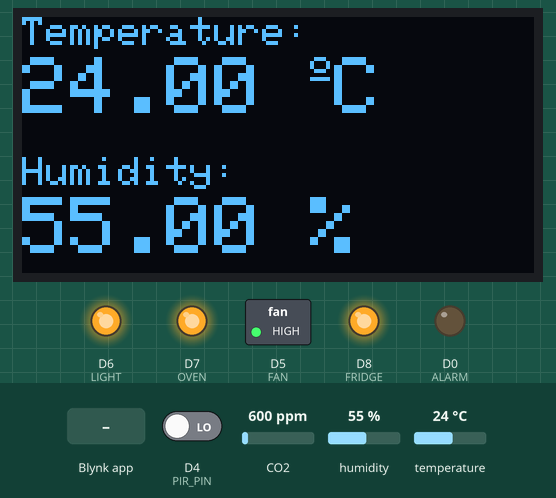
This sketch was run on a simulated ESP8266 (NodeMCU). On the bench: 128×64 one-colour display, switched loads named in the sketch (green lamp = pin HIGH), output pins drawn as LEDs (lit = HIGH). The inputs (shaded band) are chosen by the test bench; at power-on: CO2 600 ppm, D4 (PIR_PIN) LOW, humidity 55 %, temperature 24 °C. WiFi joins after 1.5 s; servers stay silent unless stated; what the sketch prints to the serial monitor is not drawn.

Above: at 5.0 s.
5.1 s: Blynk app writes 1 to V3
At 11.3 s:
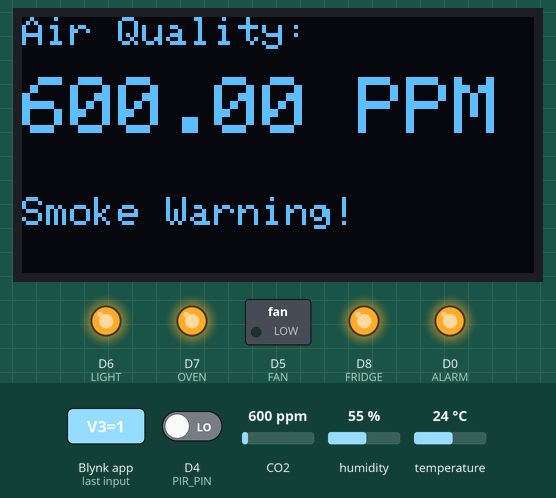
15.5 s: Blynk app writes 1 to V4
At 16.9 s:
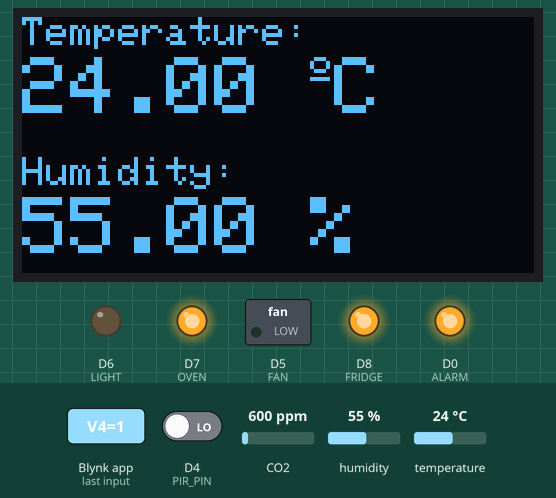
25.7 s: Blynk app writes 0 to V3
At 29.8 s:
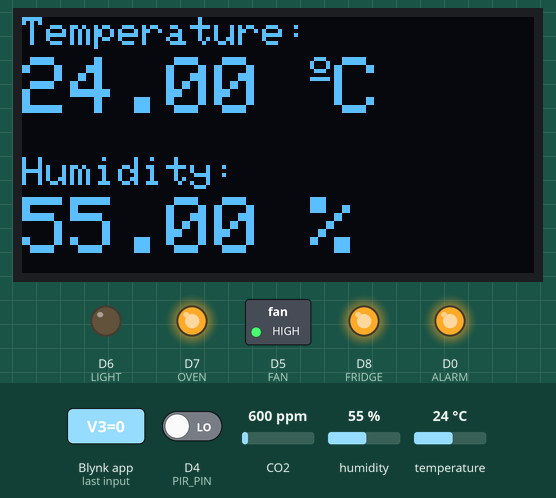
36.6 s: CO2 set to 452 ppm
At 39.3 s:
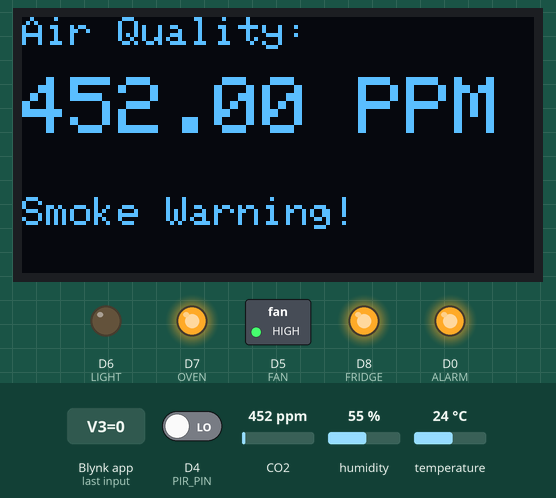
42.0 s: Blynk app writes 1 to V5
At 44.9 s:
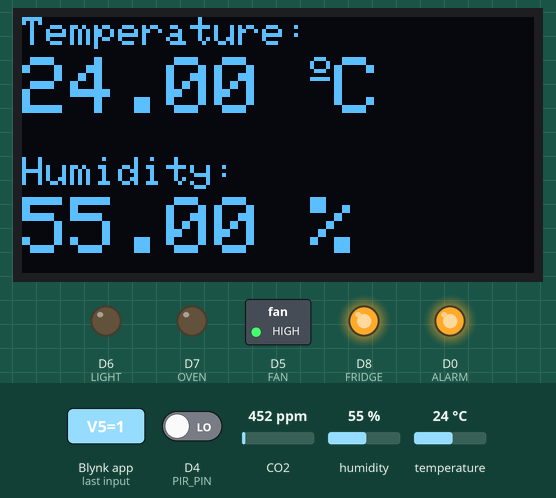
52.9 s: Blynk app writes 0 to V4
At 57.8 s:
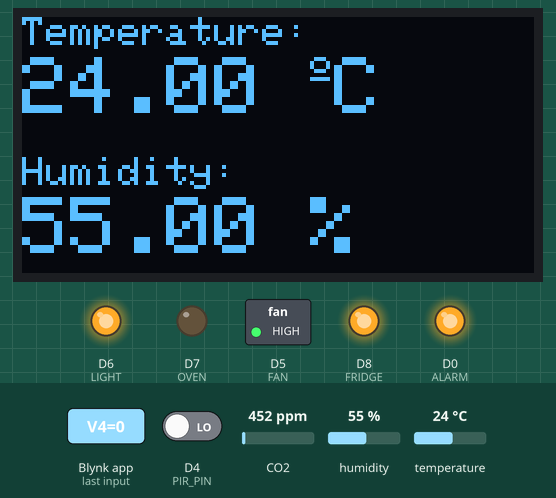
Timing chart, 0 to 59.3 s (numbered marks = the images above; inputs shaded):
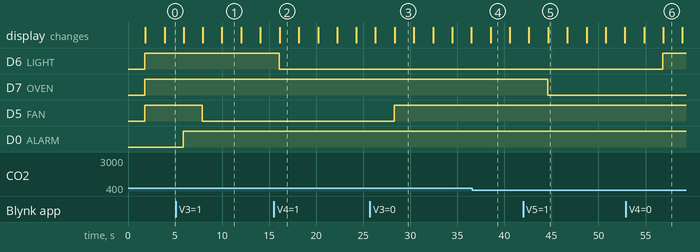

The sketch:

mc_assignment.ino
```cpp
// Connections
// OLED  D1 - SCL, D2 - SDA
// DHT D3
// MQ135 A0
// PIR D4
// EXHAUST FAN, BUZZER D0
// RELAYS FAN D5, LIGHT D6, OVEN D7, FRIDGE D8

#include <DHT.h>
#include <Wire.h>
#include <Adafruit_GFX.h>
#include <Adafruit_SSD1306.h>
#include <Adafruit_Sensor.h>
#include <MQ135.h>
#include <BlynkSimpleEsp8266.h>
#include <ESP8266WiFi.h>


// Blynk
#define BLYNK_AUTH_TOKEN ""

// WIFI
#define SSID ""
#define PW ""

// Blynk Virtual Pins
// V0 Temperature, V1 Humidity, V2 AQ, V3 Fan, V4 Light
// V5 Oven, V6 Fridge, V7 Alarm, V8 Person Detected

// Relay
#define FAN D5
#define LIGHT D6
#define OVEN D7
#define FRIDGE D8

// Time delay in ms
const int DELAY = 2000;

// OLED
#define SCREEN_WIDTH 128
#define SCREEN_HEIGHT 64

Adafruit_SSD1306 display(SCREEN_WIDTH, SCREEN_HEIGHT, &Wire, -1);

// DHT
#define DHT_PIN D3
#define DHT_TYPE DHT11
DHT dht(DHT_PIN, DHT_TYPE);

// MQ135
#define MQ_PIN A0
MQ135 gasSensor = MQ135(MQ_PIN);
int ALARM_STATE;
const int AQ_LIMIT =  5;

// Exhaust Fan and Buzzer
#define ALARM D0

// PIR
#define PIR_PIN D4
int PIR_VALUE = 0;


// First time setup
void setup()
{
  Serial.begin(9600);

  Blynk.begin(BLYNK_AUTH_TOKEN, SSID, PW);

  // Configure IO pins
  pinMode(PIR_PIN, INPUT);
  pinMode(ALARM, OUTPUT);
  pinMode(FAN, OUTPUT);
  pinMode(LIGHT, OUTPUT);
  pinMode(OVEN, OUTPUT);
  pinMode(FRIDGE, OUTPUT);

  digitalWrite(ALARM, LOW);
  digitalWrite(FAN, HIGH);
  digitalWrite(LIGHT, HIGH);
  digitalWrite(OVEN, HIGH);
  digitalWrite(FRIDGE, HIGH);

  dht.begin();
  // Loop infinitely until connection is established with OLED
  if(!display.begin(SSD1306_SWITCHCAPVCC, 0x3C))
  {
    Serial.println(F("SSD1306 allocation failed"));
    for(;;);
  }

  delay(DELAY);

  display.clearDisplay();
  display.setTextColor(WHITE);
}


// Blynk State Syncing
BLYNK_CONNECTED()
{
  Blynk.syncVirtual(V3);  // will cause BLYNK_WRITE to be executed
  Blynk.syncVirtual(V4);
  Blynk.syncVirtual(V5);
  Blynk.syncVirtual(V6);
}


// Repeatedly call
void loop()
{
  Blynk.run();

  dht_run();
  delay(DELAY);

  display.clearDisplay();

  mq_run();
  delay(DELAY);

  pir_run();

  display.clearDisplay();
}


void dht_run()
{
  float h = dht.readHumidity();
  float t = dht.readTemperature();
  if (isnan(h) || isnan(t))
  {
    Serial.println(F("Failed to read from DHT sensor!"));
    return;
  }

  Serial.print("Temperature in C: ");
  Serial.println((dht.readTemperature()));
  Serial.print("Humidity in %: ");
  Serial.println((dht.readHumidity()));

  // Blynk display
  Blynk.virtualWrite(V0, t);
  Blynk.virtualWrite(V1, h);

  // OLED Display temperature
  display.setTextSize(1);
  display.setCursor(0, 0);
  display.print("Temperature: ");
  display.setTextSize(2);
  display.setCursor(0, 10);
  display.print(t);
  display.print(" ");
  display.setTextSize(1);
  display.cp437(true);
  display.write(167);
  display.setTextSize(2);
  display.print("C");

  // OLED Display humidity
  display.setTextSize(1);
  display.setCursor(0, 35);
  display.print("Humidity: ");
  display.setTextSize(2);
  display.setCursor(0, 45);
  display.print(h);
  display.print(" %");

  display.display();
}


void mq_run()
{
  float AQI = gasSensor.getPPM();
  Serial.print("Air Quality in PPM: ");
  Serial.println(AQI);

  // Blynk display air quality
  Blynk.virtualWrite(V2, AQI);

  // OLED display air quality
  display.setTextSize(1);
  display.setCursor(0, 0);
  display.print("Air Quality: ");
  display.setTextSize(2);
  display.setCursor(0, 15);
  display.print(AQI);
  display.print(" PPM");

  if(AQI > AQ_LIMIT)
  {
    Serial.println("Smoke Detected!!!");
    display.setTextSize(1);
    display.setCursor(0, 45);
    display.print("Smoke Warning!");
    digitalWrite(ALARM, HIGH);
    Blynk.virtualWrite(V7, 1);
  }
  else
  {
    digitalWrite(ALARM, LOW);
    Blynk.virtualWrite(V7, 0);
  }

  display.display();
}


void pir_run()
{
  PIR_VALUE = digitalRead(PIR_PIN);

  if (PIR_VALUE == 1)
  {
    Serial.println("Motion Detected");
    Blynk.virtualWrite(V8, 1);
  }
  else if (PIR_VALUE == 0)
  {
    Serial.println("No Motion");
    Blynk.virtualWrite(V8, 0);
  }
}

// Fan
BLYNK_WRITE(V3) // Executes when the value of virtual pin changes
{
  if(param.asInt() == 1)
  {
    // execute this code if the switch widget is now ON
    digitalWrite(FAN, LOW);  // Set digital pin 2 HIGH
  }
  else
  {
    // execute this code if the switch widget is now OFF
    digitalWrite(FAN, HIGH);
  }
}

// Light
BLYNK_WRITE(V4) // Executes when the value of virtual pin changes
{
  if(param.asInt() == 1)
  {
    // execute this code if the switch widget is now ON
    digitalWrite(LIGHT, LOW);  // Set digital pin 2 HIGH
  }
  else
  {
    // execute this code if the switch widget is now OFF
    digitalWrite(LIGHT, HIGH);
  }
}

// Oven
BLYNK_WRITE(V5) // Executes when the value of virtual pin changes
{
  if(param.asInt() == 1)
  {
    // execute this code if the switch widget is now ON
    digitalWrite(OVEN, LOW);  // Set digital pin 2 HIGH
  }
  else
  {
    // execute this code if the switch widget is now OFF
    digitalWrite(OVEN, HIGH);
  }
}

// Fridge
BLYNK_WRITE(V6) // Executes when the value of virtual pin changes
{
  if(param.asInt() == 1)
  {
    // execute this code if the switch widget is now ON
    digitalWrite(FRIDGE, LOW);  // Set digital pin 2 HIGH
  }
  else
  {
    // execute this code if the switch widget is now OFF
    digitalWrite(FRIDGE, HIGH);
  }
}
```

Measured:
- after the input at 5.1 s, D5 (FAN): HIGH → LOW after 2.8 s
- after the input at 15.5 s, D6 (LIGHT): HIGH → LOW after 0.57 s
- after the input at 25.7 s, D5 (FAN): LOW → HIGH after 2.6 s
- after the input at 36.6 s, the display: changes after 1.9 s (image 4)
- after the input at 42.0 s, D7 (OVEN): HIGH → LOW after 2.6 s
- after the input at 52.9 s, D6 (LIGHT): LOW → HIGH after 3.9 s
- what the display in image 1 shows lasts 2.0 s, from 10.0 s to 12.0 s
